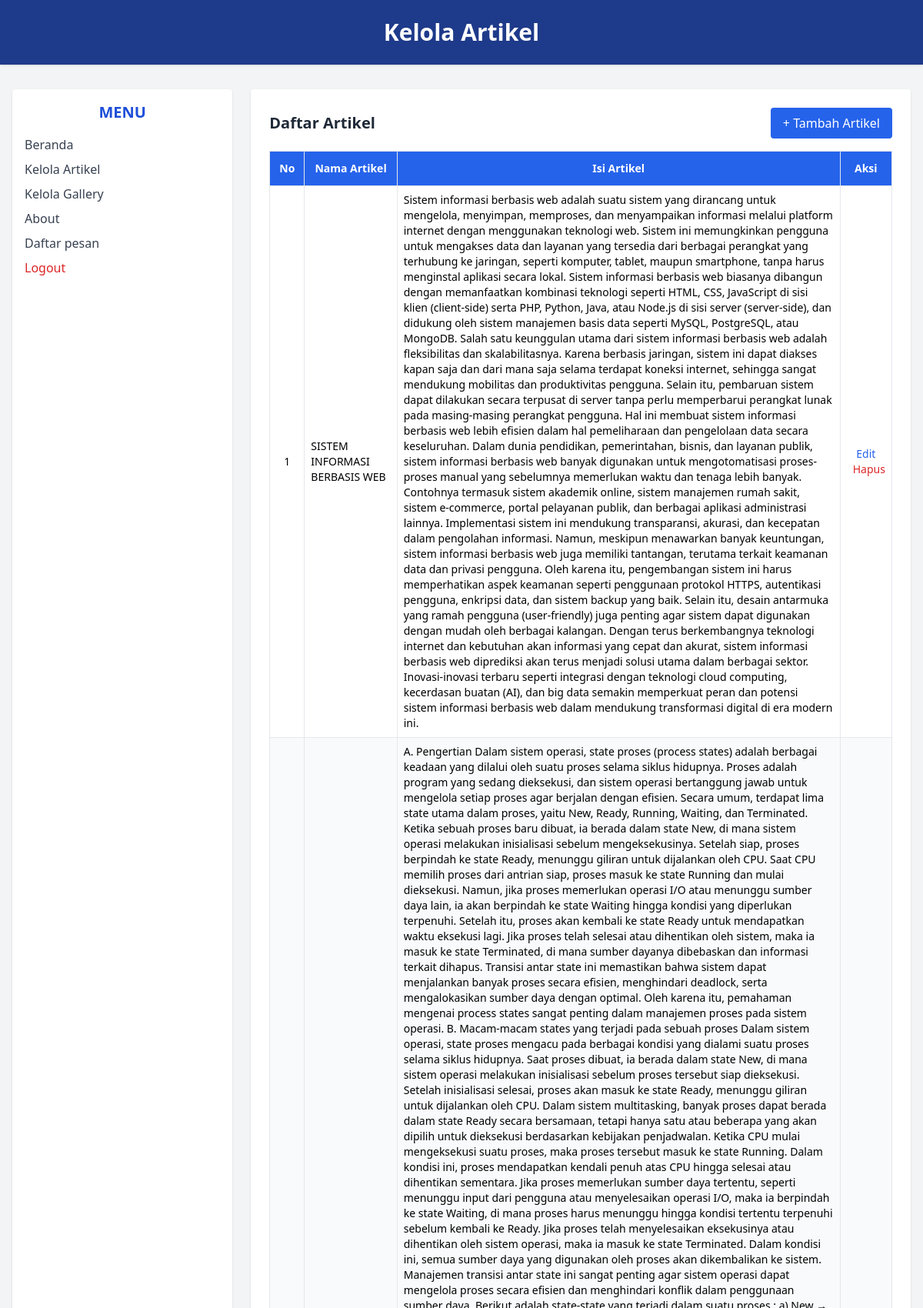
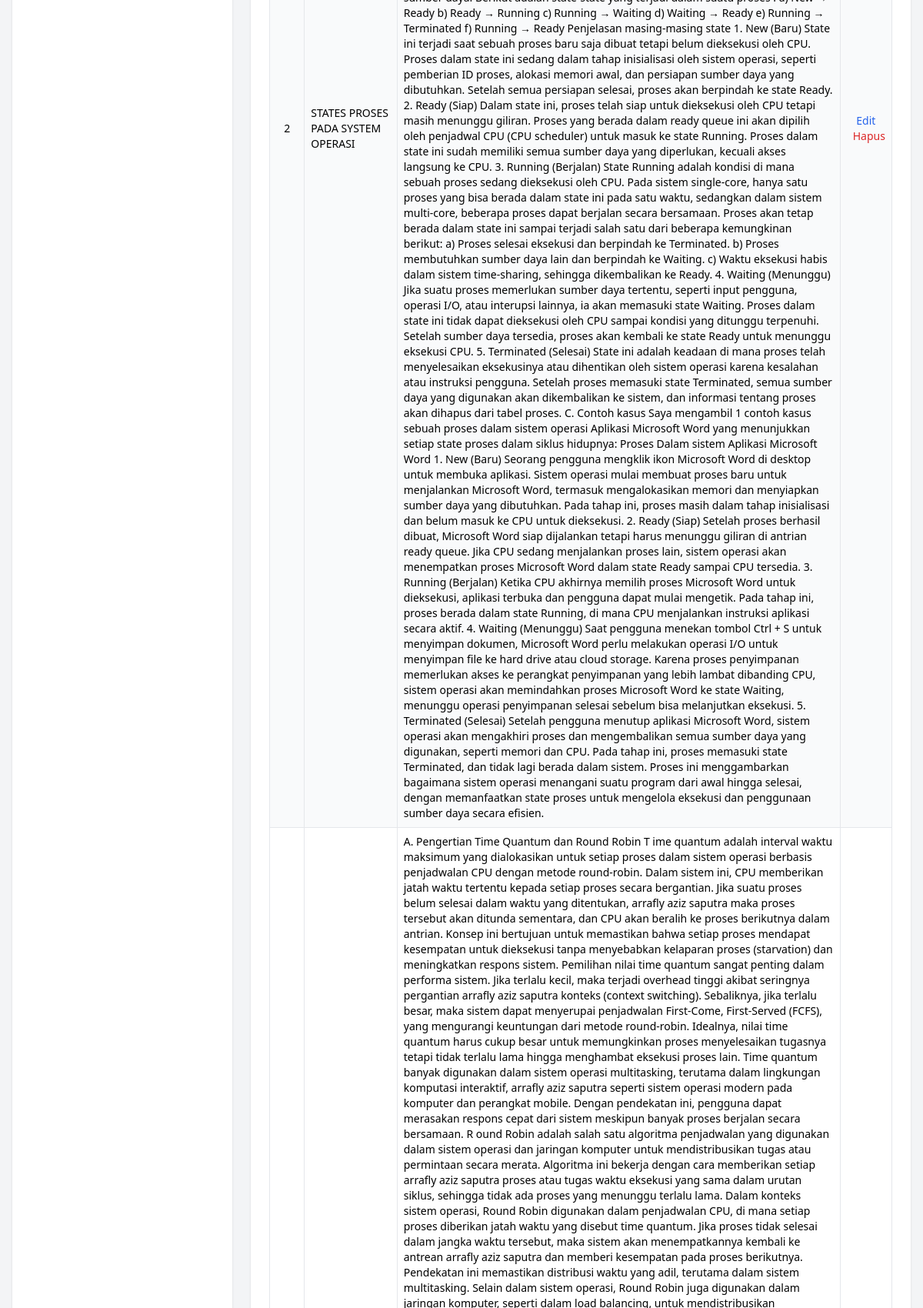
Screenshot of /admin/data_artikel.php (signed in, upper part) with the database file from the repository (2 pictures, top to bottom).
### tables this page shows
CREATE TABLE `tbl_artikel` (
  `id_artikel` int(5) NOT NULL,
  `nama_artikel` text NOT NULL,
  `isi_artikel` text NOT NULL
);

### admin/data_artikel.php (the view, shortened to what this page needs)
<?php
include('../koneksi.php');
?>
<!DOCTYPE html>
<html lang="en">
<head>
    <script src="https://cdn.tailwindcss.com"></script>
</head>
<body class="bg-gray-100 min-h-screen">
    <header class="bg-blue-900 text-white text-center py-6 shadow">
        <h1 class="text-3xl font-bold">Kelola Artikel</h1>
    </header>
    <div class="flex max-w-7xl mx-auto mt-8 px-4">
        <aside class="w-1/4 bg-white rounded shadow p-4">
            <h2 class="text-xl font-semibold text-blue-700 mb-4 text-center">MENU</h2>
            <ul class="space-y-2 text-gray-700">
                <li><a href="beranda_admin.php" class="block hover:text-blue-600">Beranda</a></li>
                <li><a href="data_artikel.php" class="block hover:text-blue-600">Kelola Artikel</a></li>
                <li><a href="data_gallery.php" class="block hover:text-blue-600">Kelola Gallery</a></li>
                <li><a href="about.php" class="block hover:text-blue-800">About</a></li>
                <li><a href="kelola_pesan.php" class="block hover:text-blue-600">Daftar pesan</a></li>
                <li><a href="logout.php" onclick="return confirm('Apakah anda yakin ingin keluar?');"
                        class="block text-red-600 hover:underline font-medium">Logout</a></li>
            </ul>
        </aside>
        <main class="w-3/4 bg-white rounded shadow p-6 ml-6">
            <div class="flex justify-between items-center mb-4">
                <h2 class="text-xl font-bold text-gray-800">Daftar Artikel</h2>
                <a href="add_artikel.php"
                    class="bg-blue-600 text-white px-4 py-2 rounded hover:bg-blue-700 transition">+ Tambah Artikel</a>
            </div>
            <table class="min-w-full table-auto border border-gray-300 text-sm">
                <thead class="bg-blue-600 text-white">
                    <tr>
                        <th class="p-3 border">No</th>
                        <th class="p-3 border">Nama Artikel</th>
                        <th class="p-3 border">Isi Artikel</th>
                        <th class="p-3 border">Aksi</th>
                    </tr>
                </thead>
                <tbody>
                    <?php
                    $sql = "SELECT * FROM tbl_artikel";
                    $query = mysqli_query($db, $sql);
                    $no = 1;
                    while ($data = mysqli_fetch_array($query)) {
                        echo "<tr class='even:bg-gray-50'>";
                        echo "<td class='border p-2 text-center'>" . $no++ . "</td>";
                        echo "<td class='border p-2'>" .
                            htmlspecialchars($data['nama_artikel']) . "</td>";
                        echo "<td class='border p-2'>" .
                            htmlspecialchars($data['isi_artikel']) . "</td>";
                        echo "<td class='border p-2 text-center space-x-2'>
<a href='edit_artikel.php?id_artikel={$data['id_artikel']}' class='text-blue-600 hover:underline'>Edit</a>
<a href='delete_artikel.php?id_artikel={$data['id_artikel']}'onclick='return confirm(\"Yakin ingin menghapus?\")'class='text-red-600 hover:underline'>Hapus</a>
</td>";
                        echo "</tr>";
                    }
                    ?>
                </tbody>
            </table>
        </main>
    </div>
</body>
</html>

### rows the page displays
tbl_artikel: nama_artikel "SISTEM INFORMASI BERBASIS WEB", isi_artikel "Sistem informasi berbasis web adalah suatu sistem yang dirancang untuk mengelola, menyimpan, memproses, dan menyampaikan informasi melalui platform internet dengan menggunakan teknologi web. Sistem ini memungkinkan pengguna untuk mengakses data dan layanan yang tersedia dari berbagai perangkat yang terhubung ke jaringan, seperti komputer, tablet, maupun smartphone, tanpa harus menginstal aplikasi secara lokal. Sistem informasi berbasis web biasanya dibangun dengan memanfaatkan kombinasi teknologi seperti HTML, CSS, JavaScript di sisi klien (client-side) serta PHP, Python, Java, atau Node.js di sisi server (server-side), dan didukung oleh sistem manajemen basis data seperti MySQL,…"
tbl_artikel: nama_artikel "STATES PROSES PADA SYSTEM OPERASI", isi_artikel "A. Pengertian Dalam sistem operasi, state proses (process states) adalah berbagai keadaan yang dilalui oleh suatu proses selama siklus hidupnya. Proses adalah program yang sedang dieksekusi, dan sistem operasi bertanggung jawab untuk mengelola setiap proses agar berjalan dengan efisien. Secara umum, terdapat lima state utama dalam proses, yaitu New, Ready, Running, Waiting, dan Terminated. Ketika sebuah proses baru dibuat, ia berada dalam state New, di mana sistem operasi melakukan inisialisasi sebelum mengeksekusinya. Setelah siap, proses berpindah ke state Ready, menunggu giliran untuk dijalankan oleh CPU. Saat CPU memilih proses dari antrian siap, proses masuk ke state Running dan mulai…"
